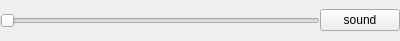
<ui version="4.0" >
 <class>BIGHOME_UI_soundManagerClass</class>
 <widget class="QWidget" name="BIGHOME_UI_soundManagerClass" >
  <property name="geometry" >
   <rect>
    <x>0</x>
    <y>0</y>
    <width>400</width>
    <height>41</height>
   </rect>
  </property>
  <property name="windowTitle" >
   <string>BIGHOME_UI_soundManager</string>
  </property>
  <layout class="QHBoxLayout" name="horizontalLayout" >
   <property name="spacing" >
    <number>0</number>
   </property>
   <property name="margin" >
    <number>0</number>
   </property>
   <item>
    <widget class="QSlider" name="Slider" >
     <property name="orientation" >
      <enum>Qt::Horizontal</enum>
     </property>
    </widget>
   </item>
   <item>
    <widget class="QPushButton" name="sound" >
     <property name="cursor" >
      <cursorShape>PointingHandCursor</cursorShape>
     </property>
     <property name="text" >
      <string>sound</string>
     </property>
    </widget>
   </item>
  </layout>
 </widget>
 <layoutdefault spacing="6" margin="11" />
 <resources/>
 <connections/>
</ui>
